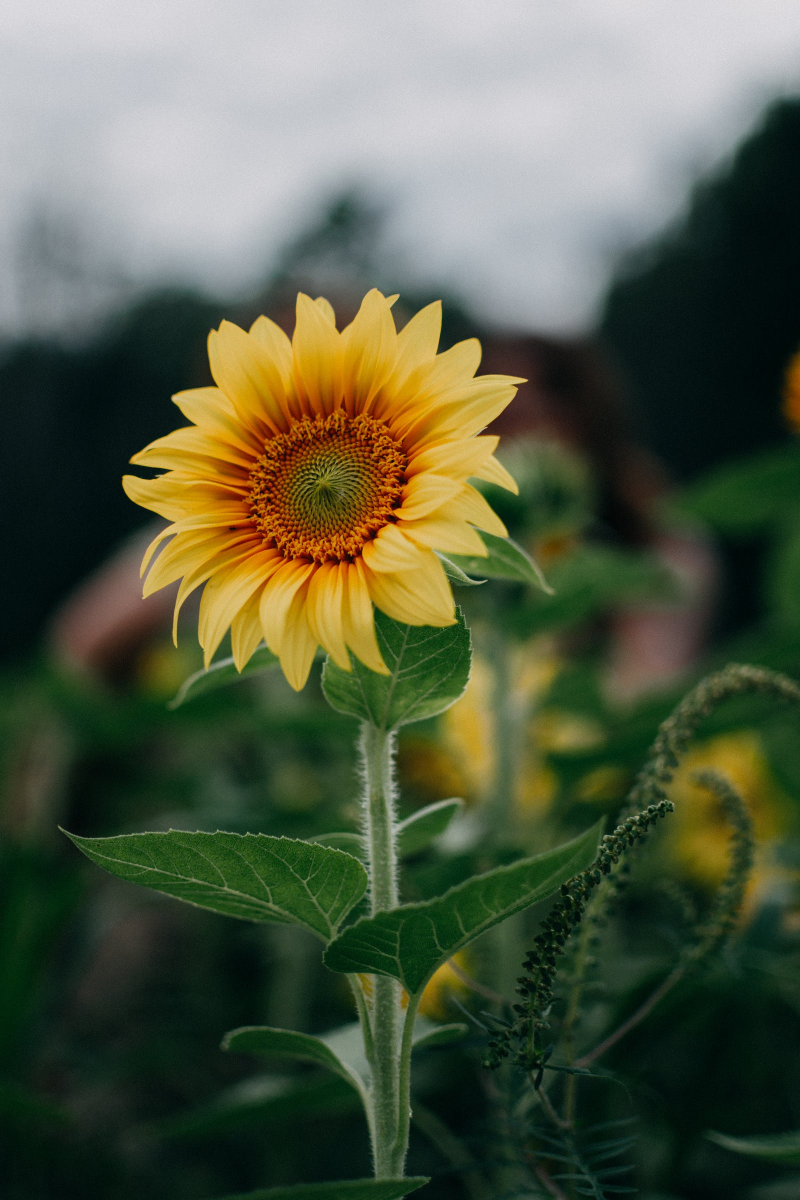
#> input picture python_files/colour.jpg, 1600 x 2400 px (shown at 1/2 size)
$ python Img_to_grey_csv.py
#> lines starting #> are read from the running program, lines starting #| are printed output that depends on the picture
from PIL import Image

#Converting the Image to GrayScale
image = "colour.jpg"
img = Image.open(image)
#> img is the input picture: PIL image 1600x2400 RGB; mean R, G, B 84.3, 91.7, 68.8
ImageGray = img.convert("L")
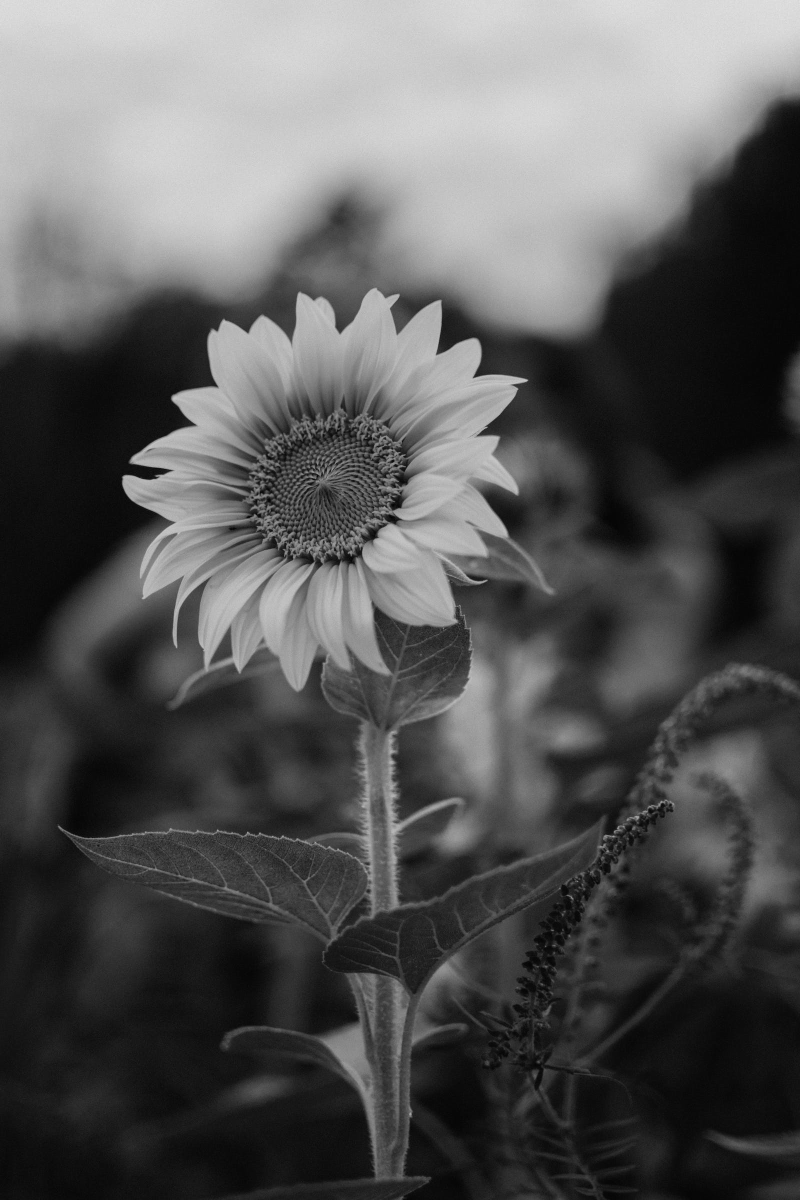
#> ImageGray: PIL image 1600x2400 L (shown at 1/2 size); min 1, max 230, mean 86.9

ImageGray = ImageGray.resize((256, 256), Image.LANCZOS)
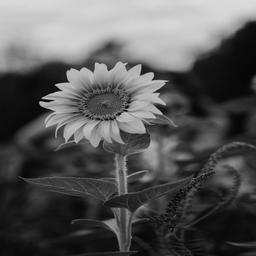
#> ImageGray: PIL image 256x256 L; min 0, max 221, mean 86.9

#Converting the pixel value into a list
px_val = list(Image.Image.getdata(ImageGray))
#> px_val = 65536 items
#print(data[1:3])
ImageGray = ImageGray.resize((256, 256), Image.LANCZOS)

# print(ImageGray.size)
# Integer to Binary
with open("image_grey_1.csv", "w") as output:
    for i in range(0, 256+3):
        output.write(str(px_val[i*256:(i+1)*256])[1:-1]+"\n")


with open("image_grey_2.csv", "w") as output:
    for i in range(0, 256):
        output.write(str(px_val[i*256:(i+1)*256])[1:-1]+"\n")

#print(max(px_val))

ImageGray.show()
